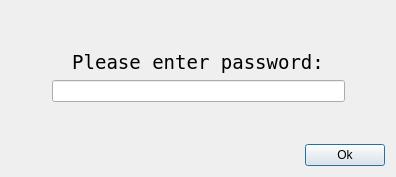
<?xml version="1.0" encoding="UTF-8"?>
<ui version="4.0">
 <class>PasswordDialog</class>
 <widget class="QDialog" name="PasswordDialog">
  <property name="geometry">
   <rect>
    <x>0</x>
    <y>0</y>
    <width>396</width>
    <height>177</height>
   </rect>
  </property>
  <property name="windowTitle">
   <string>Password Requested</string>
  </property>
  <layout class="QVBoxLayout" name="verticalLayout">
   <item>
    <spacer name="verticalSpacer_2">
     <property name="orientation">
      <enum>Qt::Vertical</enum>
     </property>
     <property name="sizeHint" stdset="0">
      <size>
       <width>20</width>
       <height>40</height>
      </size>
     </property>
    </spacer>
   </item>
   <item>
    <widget class="QLabel" name="label">
     <property name="font">
      <font>
       <family>Andale Mono</family>
       <pointsize>14</pointsize>
      </font>
     </property>
     <property name="text">
      <string>Please enter password:</string>
     </property>
     <property name="alignment">
      <set>Qt::AlignCenter</set>
     </property>
    </widget>
   </item>
   <item>
    <layout class="QHBoxLayout" name="horizontalLayout_2">
     <item>
      <spacer name="horizontalSpacer_2">
       <property name="orientation">
        <enum>Qt::Horizontal</enum>
       </property>
       <property name="sizeHint" stdset="0">
        <size>
         <width>40</width>
         <height>20</height>
        </size>
       </property>
      </spacer>
     </item>
     <item>
      <widget class="QLineEdit" name="lineEdit">
       <property name="minimumSize">
        <size>
         <width>293</width>
         <height>0</height>
        </size>
       </property>
       <property name="maximumSize">
        <size>
         <width>288</width>
         <height>16777215</height>
        </size>
       </property>
       <property name="text">
        <string/>
       </property>
       <property name="echoMode">
        <enum>QLineEdit::Password</enum>
       </property>
       <property name="alignment">
        <set>Qt::AlignLeading|Qt::AlignLeft|Qt::AlignVCenter</set>
       </property>
      </widget>
     </item>
     <item>
      <spacer name="horizontalSpacer_3">
       <property name="orientation">
        <enum>Qt::Horizontal</enum>
       </property>
       <property name="sizeHint" stdset="0">
        <size>
         <width>40</width>
         <height>20</height>
        </size>
       </property>
      </spacer>
     </item>
    </layout>
   </item>
   <item>
    <spacer name="verticalSpacer">
     <property name="orientation">
      <enum>Qt::Vertical</enum>
     </property>
     <property name="sizeHint" stdset="0">
      <size>
       <width>20</width>
       <height>32</height>
      </size>
     </property>
    </spacer>
   </item>
   <item>
    <layout class="QHBoxLayout" name="horizontalLayout">
     <item>
      <spacer name="horizontalSpacer">
       <property name="orientation">
        <enum>Qt::Horizontal</enum>
       </property>
       <property name="sizeHint" stdset="0">
        <size>
         <width>40</width>
         <height>20</height>
        </size>
       </property>
      </spacer>
     </item>
     <item>
      <widget class="QPushButton" name="pushButton_ok">
       <property name="text">
        <string>Ok</string>
       </property>
      </widget>
     </item>
    </layout>
   </item>
  </layout>
 </widget>
 <resources/>
 <connections/>
</ui>
